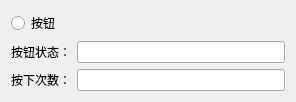
<?xml version="1.0" encoding="UTF-8"?>
<ui version="4.0">
 <class>FormHello</class>
 <widget class="QWidget" name="FormHello">
  <property name="geometry">
   <rect>
    <x>0</x>
    <y>0</y>
    <width>296</width>
    <height>101</height>
   </rect>
  </property>
  <property name="windowTitle">
   <string>Form</string>
  </property>
  <layout class="QVBoxLayout" name="verticalLayout">
   <item>
    <widget class="QRadioButton" name="radioButton">
     <property name="text">
      <string>按钮</string>
     </property>
    </widget>
   </item>
   <item>
    <layout class="QFormLayout" name="formLayout">
     <item row="0" column="0">
      <widget class="QLabel" name="lbelStatus">
       <property name="text">
        <string>按钮状态：</string>
       </property>
      </widget>
     </item>
     <item row="0" column="1">
      <widget class="QLineEdit" name="lEditStatus"/>
     </item>
     <item row="1" column="0">
      <widget class="QLabel" name="lbelTimes">
       <property name="text">
        <string>按下次数：</string>
       </property>
      </widget>
     </item>
     <item row="1" column="1">
      <widget class="QLineEdit" name="lEditTimes"/>
     </item>
    </layout>
   </item>
  </layout>
 </widget>
 <resources/>
 <connections/>
 <slots>
  <slot>slot1()</slot>
 </slots>
</ui>
